Frame 1 (no input): blank canvas, image omitted
Frame 60 (the mouse pressed at the canvas centre just before this capture): blank canvas, image omitted
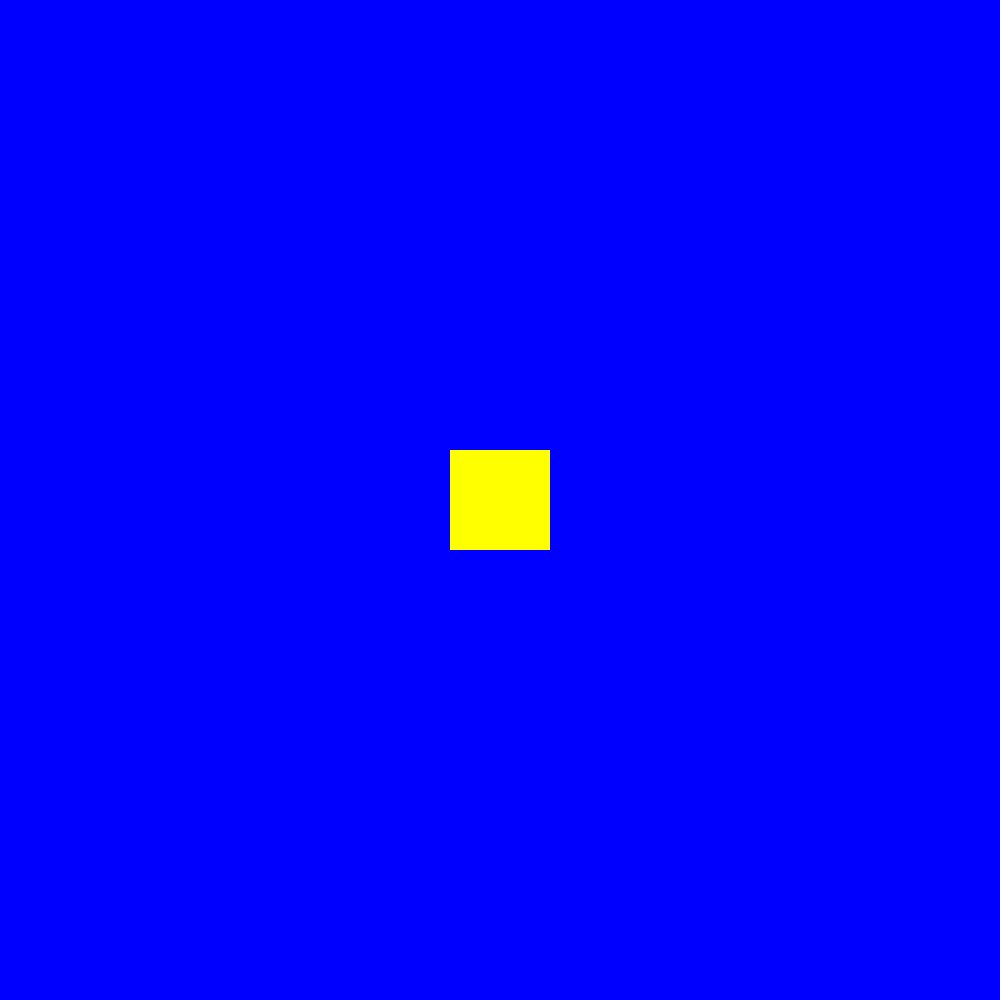
Frame 120 (the mouse held since frame 60 and released just before this capture)

The Processing sketch whose frames 1 and 60 were blank and that drew this single picture after the mouse press (run headless with seeded random() and noise(); from frame 60 on, the mouse is pressed at the canvas centre):

// Processing sketch: quadradoInterativo
// ── quadradoInterativo.pde
float x, y;

void setup(){
  size(1000,1000);
  background(0,0,255);
  noStroke();
  frameRate(720);
  rectMode(CENTER);
}

void draw(){
  PVector mouse = new PVector(mouseX, mouseY);
  x = map(mouseX, 0, 1000, 0, 255);
  y = map(mouseY, 0, 1000, 0, 255);
  fill(mouseX+mouseY,mouseX*mouseY,mouseY-mouseX);
  
  
  
  if(mousePressed){
    rect(mouseX, mouseY, 100, 100);
  }
  if(keyPressed == true){
   
  background(0,0,255);
  }
}
